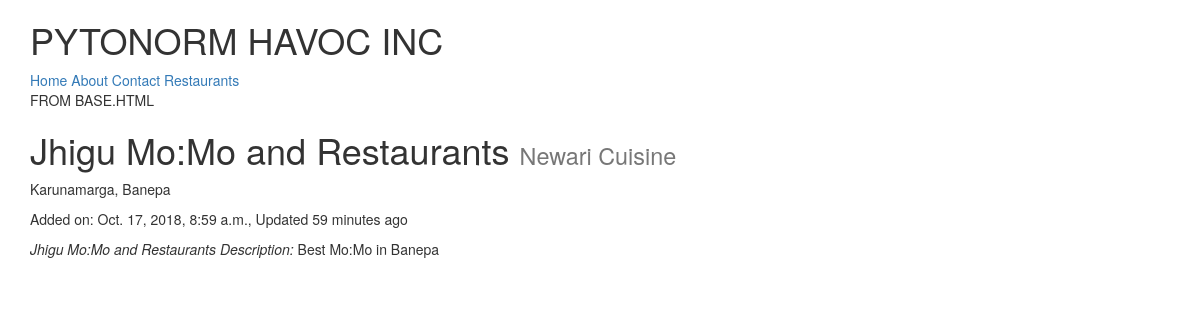
The page /restaurants/jhigu-momo-and-restaurants/ on the database its author committed.
### restaurants/models.py (models this page shows, shortened)
class RestaurantLocation(models.Model):
	name = models.CharField(max_length=120)
	description = models.TextField(default='Description Not Provided')
	location = models.CharField(max_length=120, null=True, blank=True)
	category = models.CharField(max_length=120, null=True, blank=True)
	added_date = models.DateTimeField(auto_now_add=True)
	updated_date = models.DateTimeField(auto_now=True)
	slug = models.SlugField(null=True, blank=True)
	@property
	def title(self):
		return self.name

### restaurants/views.py (the view)
# urls.py: url(r'^restaurants/(?P<slug>[\w-]+)/$', RestaurantDetailView.as_view()),
class RestaurantDetailView(DetailView):
	queryset = RestaurantLocation.objects.all()

### restaurants/templates/restaurants/restaurantlocation_detail.html (shortened to what this page needs)
{% extends "base.html" %}
{% block content %}
	<h1>{{ object.name }} <small>{{ object.category }}</small></h1>
	<p>{{ object.location }}</p>
	<p>Added on: {{ object.added_date }}, Updated {{ object.updated_date | timesince }} ago</p>
	<text> <i>{{ object.title }} Description: </i> {{ object.description }}</text>
{% endblock content %}

### rows shown on the page
RestaurantLocation: name "Jhigu Mo:Mo and Restaurants", category "Newari Cuisine", location "Karunamarga, Banepa", added_date "Oct. 17, 2018, 8:59 a.m.", updated_date "59 minutes", title "Jhigu Mo:Mo and Restaurants", description "Best Mo:Mo in Banepa"
